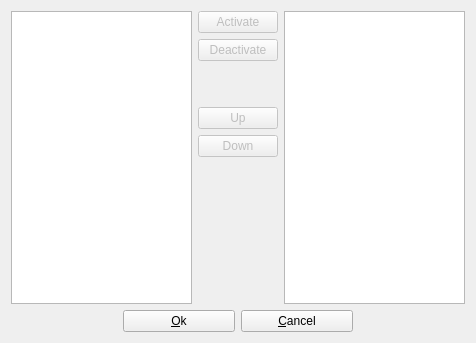
<ui version="4.0" >
 <class>DetailSetup</class>
 <widget class="QDialog" name="DetailSetup" >
  <property name="geometry" >
   <rect>
    <x>0</x>
    <y>0</y>
    <width>476</width>
    <height>343</height>
   </rect>
  </property>
  <property name="windowTitle" >
   <string>Detail setup</string>
  </property>
  <layout class="QGridLayout" name="gridLayout_2" >
   <item row="0" column="0" >
    <layout class="QGridLayout" name="gridLayout" >
     <item rowspan="7" row="0" column="0" >
      <widget class="QListView" name="listViewAvailableDetails" >
       <property name="toolTip" >
        <string>List of available details</string>
       </property>
      </widget>
     </item>
     <item rowspan="2" row="0" column="1" >
      <widget class="QPushButton" name="pushButtonActivateDetails" >
       <property name="enabled" >
        <bool>false</bool>
       </property>
       <property name="toolTip" >
        <string>Activate selected details</string>
       </property>
       <property name="text" >
        <string>Activate</string>
       </property>
       <property name="icon" >
        <iconset resource="qmc2.qrc" >
         <normaloff>:/data/img/next-sail.png</normaloff>:/data/img/next-sail.png</iconset>
       </property>
      </widget>
     </item>
     <item rowspan="7" row="0" column="2" >
      <widget class="QListView" name="listViewActiveDetails" >
       <property name="toolTip" >
        <string>List of active details and their order</string>
       </property>
      </widget>
     </item>
     <item row="2" column="1" >
      <widget class="QPushButton" name="pushButtonDeactivateDetails" >
       <property name="enabled" >
        <bool>false</bool>
       </property>
       <property name="toolTip" >
        <string>Deactivate selected details</string>
       </property>
       <property name="text" >
        <string>Deactivate</string>
       </property>
       <property name="icon" >
        <iconset resource="qmc2.qrc" >
         <normaloff>:/data/img/previous-sail.png</normaloff>:/data/img/previous-sail.png</iconset>
       </property>
      </widget>
     </item>
     <item row="3" column="1" >
      <spacer name="verticalSpacer" >
       <property name="orientation" >
        <enum>Qt::Vertical</enum>
       </property>
       <property name="sizeType" >
        <enum>QSizePolicy::Preferred</enum>
       </property>
       <property name="sizeHint" stdset="0" >
        <size>
         <width>20</width>
         <height>40</height>
        </size>
       </property>
      </spacer>
     </item>
     <item row="4" column="1" >
      <widget class="QPushButton" name="pushButtonDetailsUp" >
       <property name="enabled" >
        <bool>false</bool>
       </property>
       <property name="toolTip" >
        <string>Move selected details up</string>
       </property>
       <property name="text" >
        <string>Up</string>
       </property>
       <property name="icon" >
        <iconset resource="qmc2.qrc" >
         <normaloff>:/data/img/up.png</normaloff>:/data/img/up.png</iconset>
       </property>
      </widget>
     </item>
     <item row="5" column="1" >
      <widget class="QPushButton" name="pushButtonDetailsDown" >
       <property name="enabled" >
        <bool>false</bool>
       </property>
       <property name="toolTip" >
        <string>Move selected details down</string>
       </property>
       <property name="text" >
        <string>Down</string>
       </property>
       <property name="icon" >
        <iconset resource="qmc2.qrc" >
         <normaloff>:/data/img/down.png</normaloff>:/data/img/down.png</iconset>
       </property>
      </widget>
     </item>
     <item row="6" column="1" >
      <spacer name="verticalSpacer_2" >
       <property name="orientation" >
        <enum>Qt::Vertical</enum>
       </property>
       <property name="sizeHint" stdset="0" >
        <size>
         <width>20</width>
         <height>40</height>
        </size>
       </property>
      </spacer>
     </item>
     <item row="7" column="0" colspan="3" >
      <layout class="QHBoxLayout" name="horizontalLayout" >
       <item>
        <spacer name="horizontalSpacer" >
         <property name="orientation" >
          <enum>Qt::Horizontal</enum>
         </property>
         <property name="sizeHint" stdset="0" >
          <size>
           <width>40</width>
           <height>20</height>
          </size>
         </property>
        </spacer>
       </item>
       <item>
        <widget class="QPushButton" name="pushButtonOk" >
         <property name="sizePolicy" >
          <sizepolicy vsizetype="Fixed" hsizetype="MinimumExpanding" >
           <horstretch>0</horstretch>
           <verstretch>0</verstretch>
          </sizepolicy>
         </property>
         <property name="toolTip" >
          <string>Accept detail setup</string>
         </property>
         <property name="text" >
          <string>&amp;Ok</string>
         </property>
         <property name="icon" >
          <iconset resource="qmc2.qrc" >
           <normaloff>:/data/img/yes.png</normaloff>:/data/img/yes.png</iconset>
         </property>
        </widget>
       </item>
       <item>
        <widget class="QPushButton" name="pushButtonCancel" >
         <property name="sizePolicy" >
          <sizepolicy vsizetype="Fixed" hsizetype="MinimumExpanding" >
           <horstretch>0</horstretch>
           <verstretch>0</verstretch>
          </sizepolicy>
         </property>
         <property name="toolTip" >
          <string>Cancel detail setup</string>
         </property>
         <property name="text" >
          <string>&amp;Cancel</string>
         </property>
         <property name="icon" >
          <iconset resource="qmc2.qrc" >
           <normaloff>:/data/img/no.png</normaloff>:/data/img/no.png</iconset>
         </property>
        </widget>
       </item>
       <item>
        <spacer name="horizontalSpacer_2" >
         <property name="orientation" >
          <enum>Qt::Horizontal</enum>
         </property>
         <property name="sizeHint" stdset="0" >
          <size>
           <width>40</width>
           <height>20</height>
          </size>
         </property>
        </spacer>
       </item>
      </layout>
     </item>
    </layout>
   </item>
  </layout>
 </widget>
 <tabstops>
  <tabstop>listViewAvailableDetails</tabstop>
  <tabstop>pushButtonActivateDetails</tabstop>
  <tabstop>pushButtonDeactivateDetails</tabstop>
  <tabstop>pushButtonDetailsUp</tabstop>
  <tabstop>pushButtonDetailsDown</tabstop>
  <tabstop>listViewActiveDetails</tabstop>
  <tabstop>pushButtonOk</tabstop>
  <tabstop>pushButtonCancel</tabstop>
 </tabstops>
 <resources>
  <include location="qmc2.qrc" />
 </resources>
 <connections>
  <connection>
   <sender>pushButtonOk</sender>
   <signal>clicked()</signal>
   <receiver>DetailSetup</receiver>
   <slot>accept()</slot>
   <hints>
    <hint type="sourcelabel" >
     <x>280</x>
     <y>431</y>
    </hint>
    <hint type="destinationlabel" >
     <x>173</x>
     <y>426</y>
    </hint>
   </hints>
  </connection>
  <connection>
   <sender>pushButtonCancel</sender>
   <signal>clicked()</signal>
   <receiver>DetailSetup</receiver>
   <slot>reject()</slot>
   <hints>
    <hint type="sourcelabel" >
     <x>362</x>
     <y>431</y>
    </hint>
    <hint type="destinationlabel" >
     <x>441</x>
     <y>423</y>
    </hint>
   </hints>
  </connection>
 </connections>
</ui>
